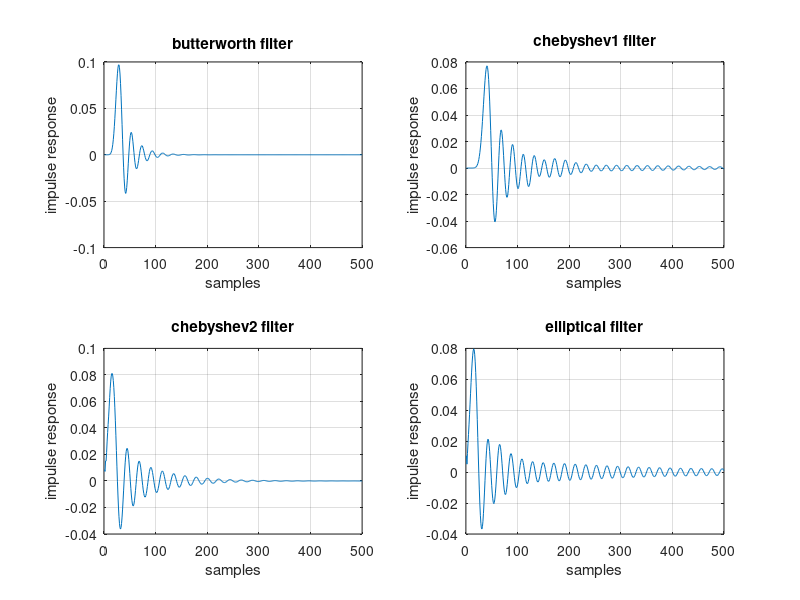
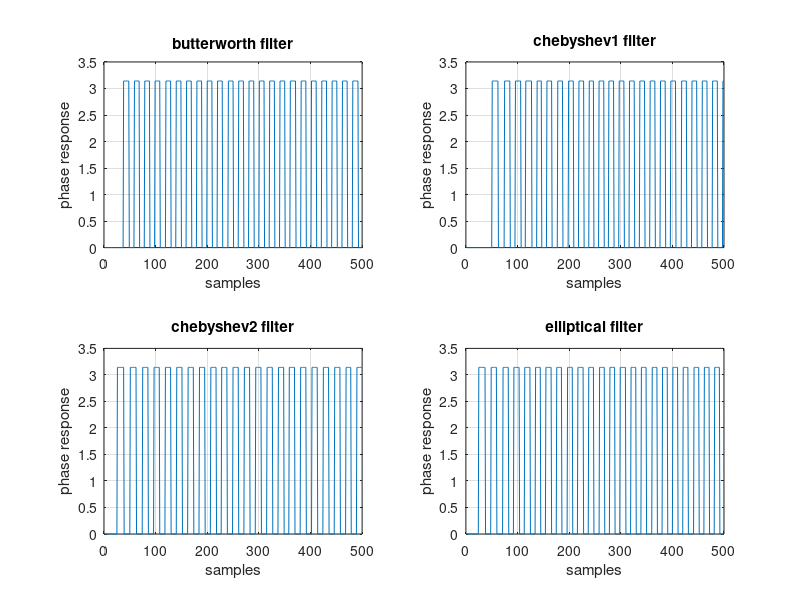

Write the MATLAB code that produced these figures, in order.
fs = 10000;
fc = 2000;
d1 = 1;
d2 = 40;
N = 12;
n = 500;
[b1,a1] = butter(N,fc/fs/2);
[b2,a2] = cheby1(N,d1,fc/fs/2);
[b3,a3] = cheby2(N,d2,fc/fs/2);
[b4,a4] = ellip(N,d1,d2,fc/fs/2);
[h1,t1] = impz(b1,a1,n);
[h2,t2] = impz(b2,a2,n);
[h3,t3] = impz(b3,a3,n);
[h4,t4] = impz(b4,a4,n);
figure;subplot(2,2,1);
plot(h1);grid on;
xlabel('samples');
ylabel('impulse response');
title('butterworth filter');
subplot(2,2,2);
plot(h2);grid on;
xlabel('samples');
ylabel('impulse response');
title('chebyshev1 filter');
subplot(2,2,3);
plot(h3);grid on;
xlabel('samples');
ylabel('impulse response');
title('chebyshev2 filter');
subplot(2,2,4);
plot(h4);grid on;
xlabel('samples');
ylabel('impulse response');
title('elliptical filter');

figure;subplot(2,2,1);
plot(angle(h1));grid on;
xlabel('samples');
ylabel('phase response');
title('butterworth filter');
subplot(2,2,2);
plot(angle(h2));grid on;
xlabel('samples');
ylabel('phase response');
title('chebyshev1 filter');
subplot(2,2,3);
plot(angle(h3));grid on;
xlabel('samples');
ylabel('phase response');
title('chebyshev2 filter');
subplot(2,2,4);
plot(angle(h4));grid on;
xlabel('samples');
ylabel('phase response');
title('elliptical filter');